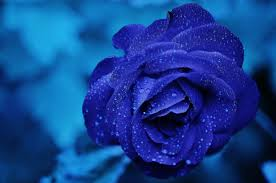
%> input picture Input/cv1.jpeg, 276 x 183 px
$ octave --eval "result = OwnGetGaborResponse(rgb2gray(imread('Input/cv1.jpeg')));"   (GNU Octave 9; MATLAB toolbox functions it lacks are replaced by stand-ins)
%> lines starting %> are read from the running program, lines starting %| are printed output that depends on the picture
%   Input is a gray image of size ImgRow x ImgCol.
%   Output is a set of subimages, where each subimage is of size ImgRow x
%   ImgCol. These subimages are stacked up to form TextureFeatures (cell),
%   and the number of subimages = norient x nscale.
function TextureFeatures = OwnGetGaborResponse(GrayImg)

%   Predefined thresholds.
norient = 8;            %   Number of wavelet scales.
nscale = 5;             %   Number of filter orientations.
boundaryExtension = 32; %   Number of pixels to pad

orientationsPerScale = zeros(1,nscale);
orientationsPerScale(:) = norient;
boundaryExtension = 32; % number of pixels to pad
ImgRow = size(GrayImg,1);   ImgCol = size(GrayImg,2);
GaborFilters = createGabor(orientationsPerScale, [ImgRow ImgCol] +2*boundaryExtension);

GrayImg = im2double(GrayImg);
% % scale intensities to be in the range [0 255]
% GrayImg = GrayImg - min(GrayImg(:));
% GrayImg = 255*GrayImg/max(GrayImg(:));
% % prefiltering: local contrast scaling
% %GrayImg = prefilt(GrayImg, 4);


TextureFeatures = OwnGaborConvolve(GrayImg, GaborFilters, boundaryExtension);
return;


% Input images are double in the range [0, 255];
% You can also input a block of images [ncols nrows 3 Nimages]
%
% For color images, normalization is done by dividing by the local
% luminance variance.
function output = prefilt(img, fc)

w = 5;
s1 = fc/sqrt(log(2));

% Pad images to reduce boundary artifacts
img = log(img+1);
img = padarray(img, [w w], 'symmetric');
[sn, sm, c, N] = size(img);
n = max([sn sm]);
n = n + mod(n,2);
img = padarray(img, [n-sn n-sm], 'symmetric','post');

% Filter
[fx, fy] = meshgrid(-n/2:n/2-1);
gf = fftshift(exp(-(fx.^2+fy.^2)/(s1^2)));
gf = repmat(gf, [1 1 c N]);

% Whitening
output = img - real(ifft2(fft2(img).*gf));
clear img

% Local contrast normalization
localstd = repmat(sqrt(abs(ifft2(fft2(mean(output,3).^2).*gf(:,:,1,:)))), [1 1 c 1]);
output = output./(.2+localstd);

% Crop output to have same size than the input
output = output(w+1:sn-w, w+1:sm-w,:,:);
return;


function TextureFeatures = OwnGaborConvolve(GrayImg, GaborFilters, boundaryExtension)

%   Doing filtering.

[ny nx Nfilters] = size(GaborFilters);
ImgRow = size(GrayImg,1);       ImgCol = size(GrayImg,2);
% pad image
GrayImg = padarray(GrayImg, [boundaryExtension boundaryExtension], 'symmetric');
GrayImg = single(fft2(GrayImg));


%   Convolving
TextureFeatures = zeros(ImgRow, ImgCol, Nfilters);
for n = 1:Nfilters
    ig = abs(ifft2(GrayImg.*repmat(GaborFilters(:,:,n), [1 1])));
    ig = ig(boundaryExtension+1:ny-boundaryExtension, boundaryExtension+1:nx-boundaryExtension, :);
    TextureFeatures(:,:,n)  = ig;
end

% [9 lines of commented-out code are left out]


return;


% Input
%     numberOfOrientationsPerScale = vector that contains the number of
%                                orientations at each scale (from HF to BF)
%     n = imagesize = [nrows ncols]
%
% output
%     G = transfer functions for a jet of gabor filters
function G = createGabor(or, n)
Nscales = length(or);
Nfilters = sum(or);

if length(n) == 1
    n = [n(1) n(1)];
end

l=0;
for i=1:Nscales
    for j=1:or(i)
        l=l+1;
        param(l,:)=[.35 .3/(1.85^(i-1)) 16*or(i)^2/32^2 pi/(or(i))*(j-1)]; %#ok<AGROW>
    end
end

% Frequencies:
%[fx, fy] = meshgrid(-n/2:n/2-1);
[fx, fy] = meshgrid(-n(2)/2:n(2)/2-1, -n(1)/2:n(1)/2-1);
fr = fftshift(sqrt(fx.^2+fy.^2));
t = fftshift(angle(fx+sqrt(-1)*fy));

% Transfer functions:
G=zeros([n(1) n(2) Nfilters]);
for i=1:Nfilters
    tr=t+param(i,4);
    tr=tr+2*pi*(tr<-pi)-2*pi*(tr>pi);

    G(:,:,i)=exp(-10*param(i,1)*(fr/n(2)/param(i,2)-1).^2-2*param(i,3)*pi*tr.^2);
end


if nargout == 0
    figure
% [9 lines of commented-out code are left out]
    for i=1:Nfilters
        contour(fx, fy, fftshift(G(:,:,i)),[1 .7 .6],'r');
        hold on
    end
    axis('on')
    axis('equal')
    axis([-n(2)/2 n(2)/2 -n(1)/2 n(1)/2])
    axis('ij')
    xlabel('f_x (cycles per image)')
    ylabel('f_y (cycles per image)')
    grid on

    figure;
    for ii=1:Nfilters
        subplot(4,8,ii);
        w = fftshift(ifft2(G(:,:,ii)));
        w = real(w);
        %w = (w - min(w(:))) / (max(w(:)) - min(w(:)));
        imshow(w/max(w(:)));
    end


for ii = 1:32
subplot(4,8,ii);
end


end
return;


% %   Input is a gray image of size ImgRow x ImgCol.
% %   Output is a set of subimages, where each subimage is of size ImgRow x
% %   ImgCol. These subimages are stacked up to form TextureFeatures (cell),
% %   and the number of subimages = norient x nscale.
% function TextureFeatures = OwnGetGaborResponse(GrayImg)
%
% %   Predefined thresholds.
% norient = 8;            %   Number of wavelet scales.
% nscale = 5;             %   Number of filter orientations.
% boundaryExtension = 32; %   Number of pixels to pad
%
% orientationsPerScale = zeros(1,nscale);
% orientationsPerScale(:) = norient;
% boundaryExtension = 32; % number of pixels to pad
% ImgRow = size(GrayImg,1);   ImgCol = size(GrayImg,2);
% GaborFilters = createGabor(orientationsPerScale, [ImgRow ImgCol] +2*boundaryExtension);
%
% GrayImg = im2double(GrayImg);
% % scale intensities to be in the range [0 255]
% GrayImg = GrayImg - min(GrayImg(:));
% GrayImg = 255*GrayImg/max(GrayImg(:));
% % prefiltering: local contrast scaling
% %GrayImg = prefilt(GrayImg, 4);

% GrayImg = prefilt(GrayImg, 1);
%
%
% TextureFeatures = OwnGaborConvolve(GrayImg, GaborFilters, boundaryExtension);
% return;
%
%
%
% % Input images are double in the range [0, 255];
% % You can also input a block of images [ncols nrows 3 Nimages]
% %
% % For color images, normalization is done by dividing by the local
% % luminance variance.
% function output = prefilt(img, fc)
%
% w = 5;
% s1 = fc/sqrt(log(2));
%
% % Pad images to reduce boundary artifacts
% img = log(img+1);
% img = padarray(img, [w w], 'symmetric');
% [sn, sm, c, N] = size(img);
% n = max([sn sm]);
% n = n + mod(n,2);
% img = padarray(img, [n-sn n-sm], 'symmetric','post');
%
% % Filter
% [fx, fy] = meshgrid(-n/2:n/2-1);
% gf = fftshift(exp(-(fx.^2+fy.^2)/(s1^2)));
% gf = repmat(gf, [1 1 c N]);
%
% % Whitening
% output = img - real(ifft2(fft2(img).*gf));
% clear img
%
% % Local contrast normalization
% localstd = repmat(sqrt(abs(ifft2(fft2(mean(output,3).^2).*gf(:,:,1,:)))), [1 1 c 1]);
% output = output./(.2+localstd);
%
% % Crop output to have same size than the input
% output = output(w+1:sn-w, w+1:sm-w,:,:);
% return;
%
%
%
%
% function TextureFeatures = OwnGaborConvolve(GrayImg, GaborFilters, boundaryExtension)
%
% GrayImg = single(GrayImg);
% ImgRow = size(GrayImg,1);       ImgCol = size(GrayImg,2);
%
% %   Doing filtering.
% [ny nx Nfilters] = size(GaborFilters);
%
% % pad image
% GrayImg = padarray(GrayImg, [boundaryExtension boundaryExtension], 'symmetric');
% GrayImg = single(fft2(GrayImg));
%
% % %   Convolving
% % TextureFeatures = zeros(ImgRow, ImgCol, Nfilters);
% % for n = 1:Nfilters
% %     ig = abs(ifft2(GrayImg.*repmat(GaborFilters(:,:,n), [1 1 1])));
% %     ig = ig(boundaryExtension+1:ny-boundaryExtension, boundaryExtension+1:nx-boundaryExtension, :);
% %     TextureFeatures(:,:,n)  = ig;
% % end
%
% %   Fast Convoling.
% TextureFeatures = zeros(ImgRow, ImgCol, Nfilters);
% TmpImg = zeros(size(GrayImg,1), size(GrayImg,2), Nfilters);
% for n = 1:Nfilters
%     TmpImg(:,:,n) = GrayImg.*GaborFilters(:,:,n);
% end
% TmpImg = ifft2(TmpImg);
% TmpImg = abs(TmpImg);
% TextureFeatures = TmpImg(boundaryExtension+1:ny-boundaryExtension, boundaryExtension+1:nx-boundaryExtension, :);
%
%
% return;
%
%
% % Precomputes filter transfer functions. All computations are done on the
% % Fourier domain.
% %
% % If you call this function without output arguments it will show the
% % tiling of the Fourier domain.
% %
% % Input
% %     numberOfOrientationsPerScale = vector that contains the number of
% %                                orientations at each scale (from HF to BF)
% %     n = imagesize = [nrows ncols]
% %
% % output
% %     G = transfer functions for a jet of gabor filters
% function G = createGabor(or, n)
% Nscales = length(or);
% Nfilters = sum(or);
%
% if length(n) == 1
%     n = [n(1) n(1)];
% end
%
% l=0;
% for i=1:Nscales
%     for j=1:or(i)
%         l=l+1;
%         param(l,:)=[.35 .3/(1.85^(i-1)) 16*or(i)^2/32^2 pi/(or(i))*(j-1)]; %#ok<AGROW>
%     end
% end
%
% % Frequencies:
% %[fx, fy] = meshgrid(-n/2:n/2-1);
% [fx, fy] = meshgrid(-n(2)/2:n(2)/2-1, -n(1)/2:n(1)/2-1);
% fr = fftshift(sqrt(fx.^2+fy.^2));
% t = fftshift(angle(fx+sqrt(-1)*fy));
%
% % Transfer functions:
% G=zeros([n(1) n(2) Nfilters]);
% for i=1:Nfilters
%     tr=t+param(i,4);
%     tr=tr+2*pi*(tr<-pi)-2*pi*(tr>pi);
%
%     G(:,:,i)=exp(-10*param(i,1)*(fr/n(2)/param(i,2)-1).^2-2*param(i,3)*pi*tr.^2);
% end
%
%
% if nargout == 0
%     figure
%     for i=1:Nfilters
%         contour(fx, fy, fftshift(G(:,:,i)),[1 .7 .6],'r');
%         hold on
%     end
%     axis('on')
%     axis('equal')
%     axis([-n(2)/2 n(2)/2 -n(1)/2 n(1)/2])
%     axis('ij')
%     xlabel('f_x (cycles per image)')
%     ylabel('f_y (cycles per image)')
%     grid on
% end
% return;
%> in OwnGetGaborResponse, `GrayImg = im2double(GrayImg);`:
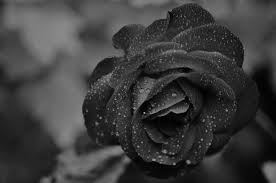
%> GrayImg: size 183x276 double; min 0.00392, max 0.678, mean 0.237
%> in OwnGaborConvolve, `GrayImg = padarray(GrayImg, [boundaryExtension boundaryExtension], 'sy..`:
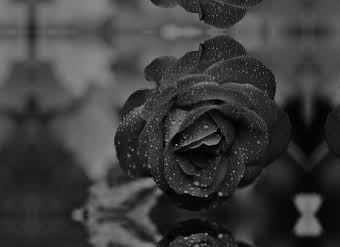
%> GrayImg: size 247x340 double; min 0.00392, max 0.678, mean 0.237
%> the loop in OwnGaborConvolve, `for n = 1:Nfilters` made 40 passes
%> pass 1, in OwnGaborConvolve, `ig = abs(ifft2(GrayImg.*repmat(GaborFilters(:,:,n), [1 1])));`:
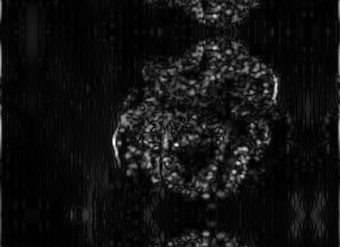
%> ig: size 247x340 single; min 3.77e-06, max 0.0609, mean 0.00413; drawn with min black and max white
%> pass 1, in OwnGaborConvolve, `ig = ig(boundaryExtension+1:ny-boundaryExtension, boundaryExtension+1:..`:
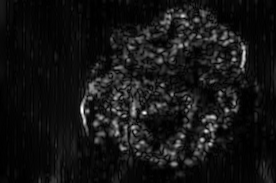
%> ig: size 183x276 single; min 1.4e-05, max 0.0609, mean 0.00495; drawn with min black and max white
%> pass 2, in OwnGaborConvolve, `ig = abs(ifft2(GrayImg.*repmat(GaborFilters(:,:,n), [1 1])));`:
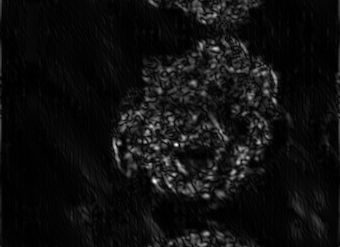
%> ig: size 247x340 single; min 3.21e-06, max 0.0567, mean 0.00351; drawn with min black and max white
%> pass 2, in OwnGaborConvolve, `ig = ig(boundaryExtension+1:ny-boundaryExtension, boundaryExtension+1:..`:
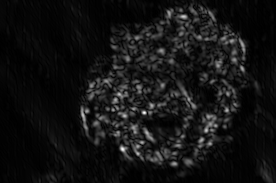
%> ig: size 183x276 single; min 3.21e-06, max 0.0567, mean 0.0043; drawn with min black and max white

$ run again, on Input/Building_2.png
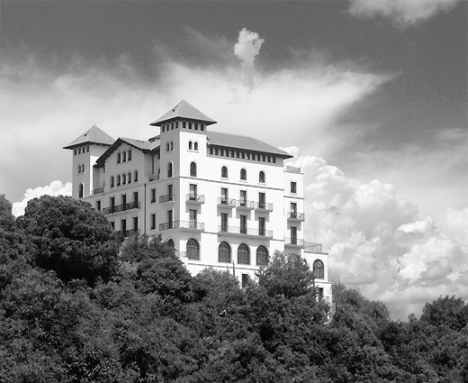
%> input picture Input/Building_2.png, 468 x 383 px
%> in OwnGaborConvolve, `GrayImg = padarray(GrayImg, [boundaryExtension boundaryExtension], 'sy..`:
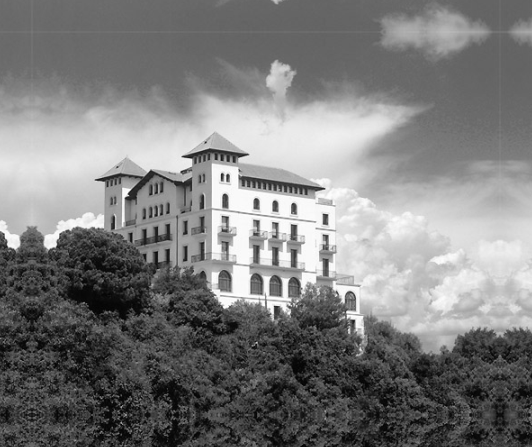
%> GrayImg: size 447x532 double; min 0.00784, max 1, mean 0.49
%> the loop in OwnGaborConvolve, `for n = 1:Nfilters` made 40 passes
%> pass 2, in OwnGaborConvolve, `ig = ig(boundaryExtension+1:ny-boundaryExtension, boundaryExtension+1:..`:
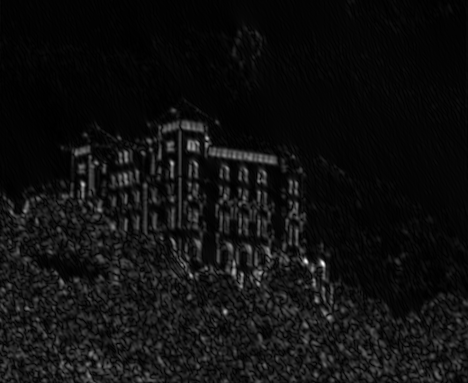
%> ig: size 383x468 single; min 1.57e-06, max 0.105, mean 0.00681; drawn with min black and max white

$ run again, on Input/Building_col.png
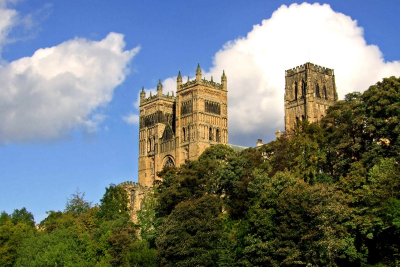
%> input picture Input/Building_col.png, 400 x 267 px
%> in OwnGaborConvolve, `GrayImg = padarray(GrayImg, [boundaryExtension boundaryExtension], 'sy..`:
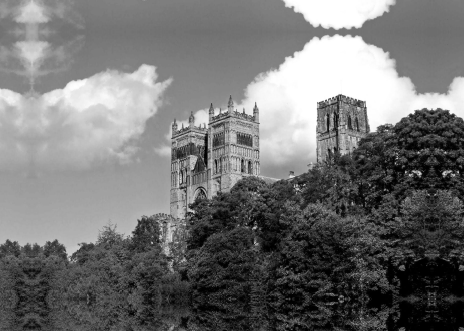
%> GrayImg: size 331x464 double; min 0, max 1, mean 0.449
%> the loop in OwnGaborConvolve, `for n = 1:Nfilters` made 40 passes
%> pass 2, in OwnGaborConvolve, `ig = ig(boundaryExtension+1:ny-boundaryExtension, boundaryExtension+1:..`:
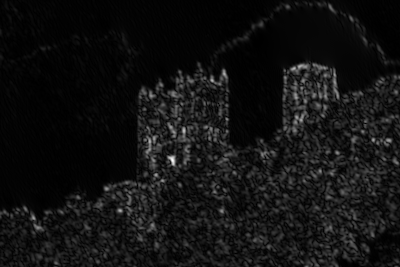
%> ig: size 267x400 single; min 2.29e-06, max 0.111, mean 0.00792; drawn with min black and max white

$ run again, on Input/cv2.jpg
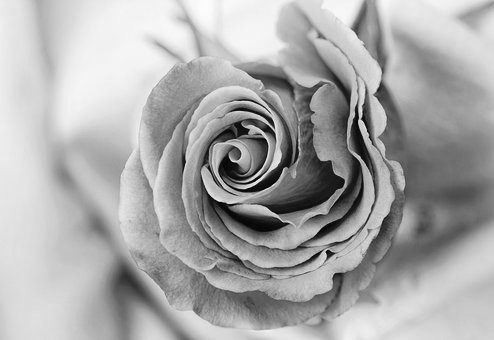
%> input picture Input/cv2.jpg, 494 x 340 px
%> in OwnGaborConvolve, `GrayImg = padarray(GrayImg, [boundaryExtension boundaryExtension], 'sy..`:
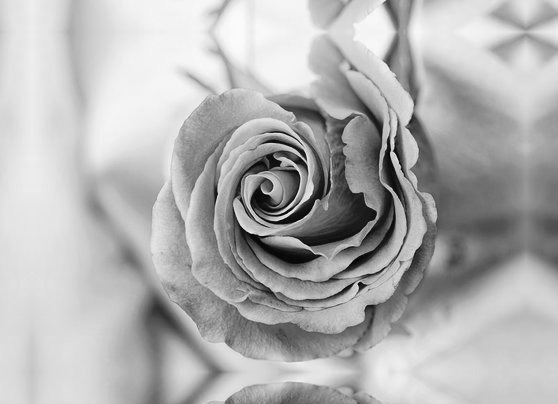
%> GrayImg: size 404x558 double; min 0, max 0.988, mean 0.697
%> the loop in OwnGaborConvolve, `for n = 1:Nfilters` made 40 passes
%> pass 2, in OwnGaborConvolve, `ig = ig(boundaryExtension+1:ny-boundaryExtension, boundaryExtension+1:..`:
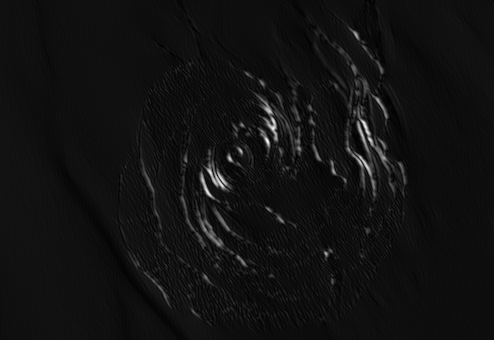
%> ig: size 340x494 single; min 1.41e-05, max 0.141, mean 0.00988; drawn with min black and max white
